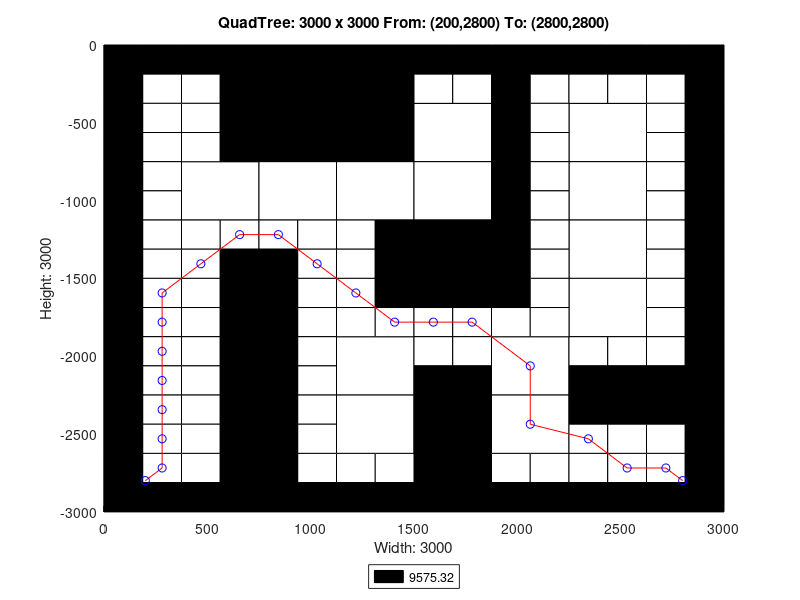

This chart was generated by the following MATLAB code:
axis([0 3000 -3000 0]);
title('QuadTree: 3000 x 3000 From: (200,2800) To: (2800,2800)');
xlabel('Width: 3000');
ylabel('Height: 3000');
rectangle('Position',[750 -750 750 750], 'FaceColor',[0 0 0]);
rectangle('Position',[375 -1125 375 375], 'FaceColor',[1 1 1]);
rectangle('Position',[750 -1125 375 375], 'FaceColor',[1 1 1]);
rectangle('Position',[1125 -1125 375 375], 'FaceColor',[1 1 1]);
rectangle('Position',[1500 -750 375 375], 'FaceColor',[1 1 1]);
rectangle('Position',[2250 -750 375 375], 'FaceColor',[1 1 1]);
rectangle('Position',[1500 -1125 375 375], 'FaceColor',[1 1 1]);
rectangle('Position',[1500 -1500 375 375], 'FaceColor',[0 0 0]);
rectangle('Position',[2250 -1125 375 375], 'FaceColor',[1 1 1]);
rectangle('Position',[2250 -1500 375 375], 'FaceColor',[1 1 1]);
rectangle('Position',[1125 -2250 375 375], 'FaceColor',[1 1 1]);
rectangle('Position',[1125 -2625 375 375], 'FaceColor',[1 1 1]);
rectangle('Position',[1875 -2250 375 375], 'FaceColor',[1 1 1]);
rectangle('Position',[2250 -1875 375 375], 'FaceColor',[1 1 1]);
rectangle('Position',[1500 -2625 375 375], 'FaceColor',[0 0 0]);
rectangle('Position',[1875 -2625 375 375], 'FaceColor',[1 1 1]);
rectangle('Position',[1500 -3000 375 375], 'FaceColor',[0 0 0]);
rectangle('Position',[0 -187.5 187.5 187.5], 'FaceColor',[0 0 0]);
rectangle('Position',[187.5 -187.5 187.5 187.5], 'FaceColor',[0 0 0]);
rectangle('Position',[0 -375 187.5 187.5], 'FaceColor',[0 0 0]);
rectangle('Position',[187.5 -375 187.5 187.5], 'FaceColor',[1 1 1]);
rectangle('Position',[375 -187.5 187.5 187.5], 'FaceColor',[0 0 0]);
rectangle('Position',[562.5 -187.5 187.5 187.5], 'FaceColor',[0 0 0]);
rectangle('Position',[375 -375 187.5 187.5], 'FaceColor',[1 1 1]);
rectangle('Position',[562.5 -375 187.5 187.5], 'FaceColor',[0 0 0]);
rectangle('Position',[0 -562.5 187.5 187.5], 'FaceColor',[0 0 0]);
rectangle('Position',[187.5 -562.5 187.5 187.5], 'FaceColor',[1 1 1]);
rectangle('Position',[0 -750 187.5 187.5], 'FaceColor',[0 0 0]);
rectangle('Position',[187.5 -750 187.5 187.5], 'FaceColor',[1 1 1]);
rectangle('Position',[375 -562.5 187.5 187.5], 'FaceColor',[1 1 1]);
rectangle('Position',[562.5 -562.5 187.5 187.5], 'FaceColor',[0 0 0]);
rectangle('Position',[375 -750 187.5 187.5], 'FaceColor',[1 1 1]);
rectangle('Position',[562.5 -750 187.5 187.5], 'FaceColor',[0 0 0]);
rectangle('Position',[0 -937.5 187.5 187.5], 'FaceColor',[0 0 0]);
rectangle('Position',[187.5 -937.5 187.5 187.5], 'FaceColor',[1 1 1]);
rectangle('Position',[0 -1125 187.5 187.5], 'FaceColor',[0 0 0]);
rectangle('Position',[187.5 -1125 187.5 187.5], 'FaceColor',[1 1 1]);
rectangle('Position',[0 -1312.5 187.5 187.5], 'FaceColor',[0 0 0]);
rectangle('Position',[187.5 -1312.5 187.5 187.5], 'FaceColor',[1 1 1]);
rectangle('Position',[0 -1500 187.5 187.5], 'FaceColor',[0 0 0]);
rectangle('Position',[187.5 -1500 187.5 187.5], 'FaceColor',[1 1 1]);
rectangle('Position',[375 -1312.5 187.5 187.5], 'FaceColor',[1 1 1]);
rectangle('Position',[562.5 -1312.5 187.5 187.5], 'FaceColor',[1 1 1]);
rectangle('Position',[375 -1500 187.5 187.5], 'FaceColor',[1 1 1]);
rectangle('Position',[562.5 -1500 187.5 187.5], 'FaceColor',[0 0 0]);
rectangle('Position',[750 -1312.5 187.5 187.5], 'FaceColor',[1 1 1]);
rectangle('Position',[937.5 -1312.5 187.5 187.5], 'FaceColor',[1 1 1]);
rectangle('Position',[750 -1500 187.5 187.5], 'FaceColor',[0 0 0]);
rectangle('Position',[937.5 -1500 187.5 187.5], 'FaceColor',[1 1 1]);
rectangle('Position',[1125 -1312.5 187.5 187.5], 'FaceColor',[1 1 1]);
rectangle('Position',[1312.5 -1312.5 187.5 187.5], 'FaceColor',[0 0 0]);
rectangle('Position',[1125 -1500 187.5 187.5], 'FaceColor',[1 1 1]);
rectangle('Position',[1312.5 -1500 187.5 187.5], 'FaceColor',[0 0 0]);
rectangle('Position',[1500 -187.5 187.5 187.5], 'FaceColor',[0 0 0]);
rectangle('Position',[1687.5 -187.5 187.5 187.5], 'FaceColor',[0 0 0]);
rectangle('Position',[1500 -375 187.5 187.5], 'FaceColor',[1 1 1]);
rectangle('Position',[1687.5 -375 187.5 187.5], 'FaceColor',[1 1 1]);
rectangle('Position',[1875 -187.5 187.5 187.5], 'FaceColor',[0 0 0]);
rectangle('Position',[2062.5 -187.5 187.5 187.5], 'FaceColor',[0 0 0]);
rectangle('Position',[1875 -375 187.5 187.5], 'FaceColor',[0 0 0]);
rectangle('Position',[2062.5 -375 187.5 187.5], 'FaceColor',[1 1 1]);
rectangle('Position',[1875 -562.5 187.5 187.5], 'FaceColor',[0 0 0]);
rectangle('Position',[2062.5 -562.5 187.5 187.5], 'FaceColor',[1 1 1]);
rectangle('Position',[1875 -750 187.5 187.5], 'FaceColor',[0 0 0]);
rectangle('Position',[2062.5 -750 187.5 187.5], 'FaceColor',[1 1 1]);
rectangle('Position',[2250 -187.5 187.5 187.5], 'FaceColor',[0 0 0]);
rectangle('Position',[2437.5 -187.5 187.5 187.5], 'FaceColor',[0 0 0]);
rectangle('Position',[2250 -375 187.5 187.5], 'FaceColor',[1 1 1]);
rectangle('Position',[2437.5 -375 187.5 187.5], 'FaceColor',[1 1 1]);
rectangle('Position',[2625 -187.5 187.5 187.5], 'FaceColor',[0 0 0]);
rectangle('Position',[2812.5 -187.5 187.5 187.5], 'FaceColor',[0 0 0]);
rectangle('Position',[2625 -375 187.5 187.5], 'FaceColor',[1 1 1]);
rectangle('Position',[2812.5 -375 187.5 187.5], 'FaceColor',[0 0 0]);
rectangle('Position',[2625 -562.5 187.5 187.5], 'FaceColor',[1 1 1]);
rectangle('Position',[2812.5 -562.5 187.5 187.5], 'FaceColor',[0 0 0]);
rectangle('Position',[2625 -750 187.5 187.5], 'FaceColor',[1 1 1]);
rectangle('Position',[2812.5 -750 187.5 187.5], 'FaceColor',[0 0 0]);
rectangle('Position',[1875 -937.5 187.5 187.5], 'FaceColor',[0 0 0]);
rectangle('Position',[2062.5 -937.5 187.5 187.5], 'FaceColor',[1 1 1]);
rectangle('Position',[1875 -1125 187.5 187.5], 'FaceColor',[0 0 0]);
rectangle('Position',[2062.5 -1125 187.5 187.5], 'FaceColor',[1 1 1]);
rectangle('Position',[1875 -1312.5 187.5 187.5], 'FaceColor',[0 0 0]);
rectangle('Position',[2062.5 -1312.5 187.5 187.5], 'FaceColor',[1 1 1]);
rectangle('Position',[1875 -1500 187.5 187.5], 'FaceColor',[0 0 0]);
rectangle('Position',[2062.5 -1500 187.5 187.5], 'FaceColor',[1 1 1]);
rectangle('Position',[2625 -937.5 187.5 187.5], 'FaceColor',[1 1 1]);
rectangle('Position',[2812.5 -937.5 187.5 187.5], 'FaceColor',[0 0 0]);
rectangle('Position',[2625 -1125 187.5 187.5], 'FaceColor',[1 1 1]);
rectangle('Position',[2812.5 -1125 187.5 187.5], 'FaceColor',[0 0 0]);
rectangle('Position',[2625 -1312.5 187.5 187.5], 'FaceColor',[1 1 1]);
rectangle('Position',[2812.5 -1312.5 187.5 187.5], 'FaceColor',[0 0 0]);
rectangle('Position',[2625 -1500 187.5 187.5], 'FaceColor',[1 1 1]);
rectangle('Position',[2812.5 -1500 187.5 187.5], 'FaceColor',[0 0 0]);
rectangle('Position',[0 -1687.5 187.5 187.5], 'FaceColor',[0 0 0]);
rectangle('Position',[187.5 -1687.5 187.5 187.5], 'FaceColor',[1 1 1]);
rectangle('Position',[0 -1875 187.5 187.5], 'FaceColor',[0 0 0]);
rectangle('Position',[187.5 -1875 187.5 187.5], 'FaceColor',[1 1 1]);
rectangle('Position',[375 -1687.5 187.5 187.5], 'FaceColor',[1 1 1]);
rectangle('Position',[562.5 -1687.5 187.5 187.5], 'FaceColor',[0 0 0]);
rectangle('Position',[375 -1875 187.5 187.5], 'FaceColor',[1 1 1]);
rectangle('Position',[562.5 -1875 187.5 187.5], 'FaceColor',[0 0 0]);
rectangle('Position',[0 -2062.5 187.5 187.5], 'FaceColor',[0 0 0]);
rectangle('Position',[187.5 -2062.5 187.5 187.5], 'FaceColor',[1 1 1]);
rectangle('Position',[0 -2250 187.5 187.5], 'FaceColor',[0 0 0]);
rectangle('Position',[187.5 -2250 187.5 187.5], 'FaceColor',[1 1 1]);
rectangle('Position',[375 -2062.5 187.5 187.5], 'FaceColor',[1 1 1]);
rectangle('Position',[562.5 -2062.5 187.5 187.5], 'FaceColor',[0 0 0]);
rectangle('Position',[375 -2250 187.5 187.5], 'FaceColor',[1 1 1]);
rectangle('Position',[562.5 -2250 187.5 187.5], 'FaceColor',[0 0 0]);
rectangle('Position',[750 -1687.5 187.5 187.5], 'FaceColor',[0 0 0]);
rectangle('Position',[937.5 -1687.5 187.5 187.5], 'FaceColor',[1 1 1]);
rectangle('Position',[750 -1875 187.5 187.5], 'FaceColor',[0 0 0]);
rectangle('Position',[937.5 -1875 187.5 187.5], 'FaceColor',[1 1 1]);
rectangle('Position',[1125 -1687.5 187.5 187.5], 'FaceColor',[1 1 1]);
rectangle('Position',[1312.5 -1687.5 187.5 187.5], 'FaceColor',[0 0 0]);
rectangle('Position',[1125 -1875 187.5 187.5], 'FaceColor',[1 1 1]);
rectangle('Position',[1312.5 -1875 187.5 187.5], 'FaceColor',[1 1 1]);
rectangle('Position',[750 -2062.5 187.5 187.5], 'FaceColor',[0 0 0]);
rectangle('Position',[937.5 -2062.5 187.5 187.5], 'FaceColor',[1 1 1]);
rectangle('Position',[750 -2250 187.5 187.5], 'FaceColor',[0 0 0]);
rectangle('Position',[937.5 -2250 187.5 187.5], 'FaceColor',[1 1 1]);
rectangle('Position',[0 -2437.5 187.5 187.5], 'FaceColor',[0 0 0]);
rectangle('Position',[187.5 -2437.5 187.5 187.5], 'FaceColor',[1 1 1]);
rectangle('Position',[0 -2625 187.5 187.5], 'FaceColor',[0 0 0]);
rectangle('Position',[187.5 -2625 187.5 187.5], 'FaceColor',[1 1 1]);
rectangle('Position',[375 -2437.5 187.5 187.5], 'FaceColor',[1 1 1]);
rectangle('Position',[562.5 -2437.5 187.5 187.5], 'FaceColor',[0 0 0]);
rectangle('Position',[375 -2625 187.5 187.5], 'FaceColor',[1 1 1]);
rectangle('Position',[562.5 -2625 187.5 187.5], 'FaceColor',[0 0 0]);
rectangle('Position',[0 -2812.5 187.5 187.5], 'FaceColor',[0 0 0]);
rectangle('Position',[187.5 -2812.5 187.5 187.5], 'FaceColor',[1 1 1]);
rectangle('Position',[0 -3000 187.5 187.5], 'FaceColor',[0 0 0]);
rectangle('Position',[187.5 -3000 187.5 187.5], 'FaceColor',[0 0 0]);
rectangle('Position',[375 -2812.5 187.5 187.5], 'FaceColor',[1 1 1]);
rectangle('Position',[562.5 -2812.5 187.5 187.5], 'FaceColor',[0 0 0]);
rectangle('Position',[375 -3000 187.5 187.5], 'FaceColor',[0 0 0]);
rectangle('Position',[562.5 -3000 187.5 187.5], 'FaceColor',[0 0 0]);
rectangle('Position',[750 -2437.5 187.5 187.5], 'FaceColor',[0 0 0]);
rectangle('Position',[937.5 -2437.5 187.5 187.5], 'FaceColor',[1 1 1]);
rectangle('Position',[750 -2625 187.5 187.5], 'FaceColor',[0 0 0]);
rectangle('Position',[937.5 -2625 187.5 187.5], 'FaceColor',[1 1 1]);
rectangle('Position',[750 -2812.5 187.5 187.5], 'FaceColor',[0 0 0]);
rectangle('Position',[937.5 -2812.5 187.5 187.5], 'FaceColor',[1 1 1]);
rectangle('Position',[750 -3000 187.5 187.5], 'FaceColor',[0 0 0]);
rectangle('Position',[937.5 -3000 187.5 187.5], 'FaceColor',[0 0 0]);
rectangle('Position',[1125 -2812.5 187.5 187.5], 'FaceColor',[1 1 1]);
rectangle('Position',[1312.5 -2812.5 187.5 187.5], 'FaceColor',[1 1 1]);
rectangle('Position',[1125 -3000 187.5 187.5], 'FaceColor',[0 0 0]);
rectangle('Position',[1312.5 -3000 187.5 187.5], 'FaceColor',[0 0 0]);
rectangle('Position',[1500 -1687.5 187.5 187.5], 'FaceColor',[0 0 0]);
rectangle('Position',[1687.5 -1687.5 187.5 187.5], 'FaceColor',[0 0 0]);
rectangle('Position',[1500 -1875 187.5 187.5], 'FaceColor',[1 1 1]);
rectangle('Position',[1687.5 -1875 187.5 187.5], 'FaceColor',[1 1 1]);
rectangle('Position',[1875 -1687.5 187.5 187.5], 'FaceColor',[0 0 0]);
rectangle('Position',[2062.5 -1687.5 187.5 187.5], 'FaceColor',[1 1 1]);
rectangle('Position',[1875 -1875 187.5 187.5], 'FaceColor',[1 1 1]);
rectangle('Position',[2062.5 -1875 187.5 187.5], 'FaceColor',[1 1 1]);
rectangle('Position',[1500 -2062.5 187.5 187.5], 'FaceColor',[1 1 1]);
rectangle('Position',[1687.5 -2062.5 187.5 187.5], 'FaceColor',[1 1 1]);
rectangle('Position',[1500 -2250 187.5 187.5], 'FaceColor',[0 0 0]);
rectangle('Position',[1687.5 -2250 187.5 187.5], 'FaceColor',[0 0 0]);
rectangle('Position',[2625 -1687.5 187.5 187.5], 'FaceColor',[1 1 1]);
rectangle('Position',[2812.5 -1687.5 187.5 187.5], 'FaceColor',[0 0 0]);
rectangle('Position',[2625 -1875 187.5 187.5], 'FaceColor',[1 1 1]);
rectangle('Position',[2812.5 -1875 187.5 187.5], 'FaceColor',[0 0 0]);
rectangle('Position',[2250 -2062.5 187.5 187.5], 'FaceColor',[1 1 1]);
rectangle('Position',[2437.5 -2062.5 187.5 187.5], 'FaceColor',[1 1 1]);
rectangle('Position',[2250 -2250 187.5 187.5], 'FaceColor',[0 0 0]);
rectangle('Position',[2437.5 -2250 187.5 187.5], 'FaceColor',[0 0 0]);
rectangle('Position',[2625 -2062.5 187.5 187.5], 'FaceColor',[1 1 1]);
rectangle('Position',[2812.5 -2062.5 187.5 187.5], 'FaceColor',[0 0 0]);
rectangle('Position',[2625 -2250 187.5 187.5], 'FaceColor',[0 0 0]);
rectangle('Position',[2812.5 -2250 187.5 187.5], 'FaceColor',[0 0 0]);
rectangle('Position',[1875 -2812.5 187.5 187.5], 'FaceColor',[1 1 1]);
rectangle('Position',[2062.5 -2812.5 187.5 187.5], 'FaceColor',[1 1 1]);
rectangle('Position',[1875 -3000 187.5 187.5], 'FaceColor',[0 0 0]);
rectangle('Position',[2062.5 -3000 187.5 187.5], 'FaceColor',[0 0 0]);
rectangle('Position',[2250 -2437.5 187.5 187.5], 'FaceColor',[0 0 0]);
rectangle('Position',[2437.5 -2437.5 187.5 187.5], 'FaceColor',[0 0 0]);
rectangle('Position',[2250 -2625 187.5 187.5], 'FaceColor',[1 1 1]);
rectangle('Position',[2437.5 -2625 187.5 187.5], 'FaceColor',[1 1 1]);
rectangle('Position',[2625 -2437.5 187.5 187.5], 'FaceColor',[0 0 0]);
rectangle('Position',[2812.5 -2437.5 187.5 187.5], 'FaceColor',[0 0 0]);
rectangle('Position',[2625 -2625 187.5 187.5], 'FaceColor',[1 1 1]);
rectangle('Position',[2812.5 -2625 187.5 187.5], 'FaceColor',[0 0 0]);
rectangle('Position',[2250 -2812.5 187.5 187.5], 'FaceColor',[1 1 1]);
rectangle('Position',[2437.5 -2812.5 187.5 187.5], 'FaceColor',[1 1 1]);
rectangle('Position',[2250 -3000 187.5 187.5], 'FaceColor',[0 0 0]);
rectangle('Position',[2437.5 -3000 187.5 187.5], 'FaceColor',[0 0 0]);
rectangle('Position',[2625 -2812.5 187.5 187.5], 'FaceColor',[1 1 1]);
rectangle('Position',[2812.5 -2812.5 187.5 187.5], 'FaceColor',[0 0 0]);
rectangle('Position',[2625 -3000 187.5 187.5], 'FaceColor',[0 0 0]);
rectangle('Position',[2812.5 -3000 187.5 187.5], 'FaceColor',[0 0 0]);
X=[2800,2718.75,2531.25,2343.75,2062.5,2062.5,1781.25,1593.75,1406.25,1218.75,1031.25,843.75,656.25,468.75,281.25,281.25,281.25,281.25,281.25,281.25,281.25,200];
Y=[-2800,-2718.75,-2718.75,-2531.25,-2437.5,-2062.5,-1781.25,-1781.25,-1781.25,-1593.75,-1406.25,-1218.75,-1218.75,-1406.25,-1593.75,-1781.25,-1968.75,-2156.25,-2343.75,-2531.25,-2718.75,-2800];
hold on;
plot(X,Y,'r');
plot(X,Y,'bo');
legend('9575.32','Location','southoutside');
